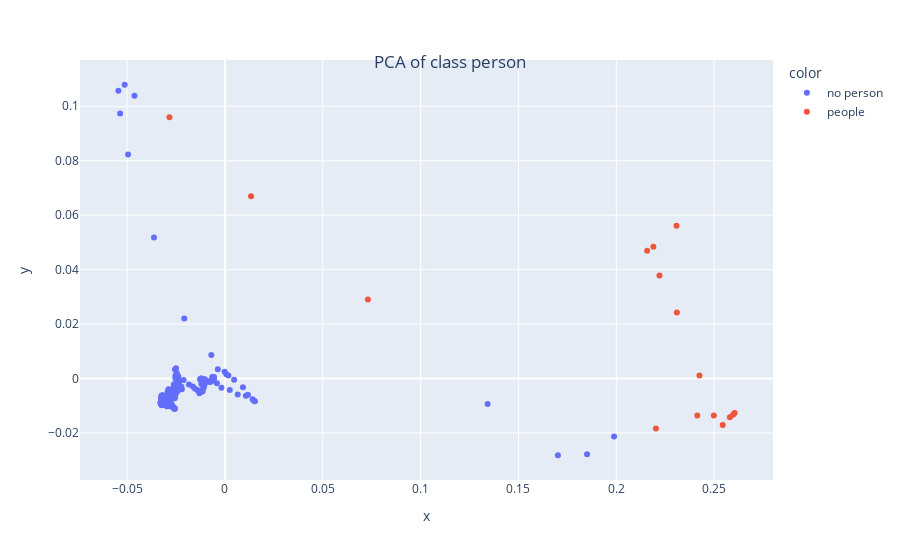
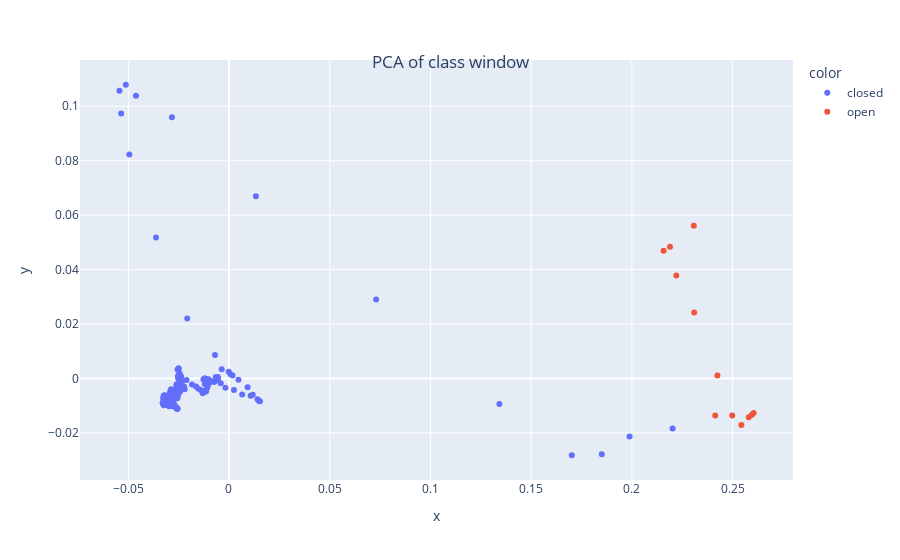

Here is the notebook cell these charts were saved with, in order:
### Markdown cell above
**visualizing features in a lower dimensional space [note output of encoder]**

### Code cell
##### testing dataloaders
tfms  = [None, MultiCategorize()] ## multi label
test_set = TSDatasets(x_test, y_test, tfms=tfms, inplace=True) # multi_label
test_dl   = TSDataLoader(test_set, bs = bs, num_workers=num_workers)#,batch_tfms=batch_tfms) ### note the normalization

###############################
#### creating only body of the network for lstm,fcn
################################################
# k_lstm = {'c_in':x_train.shape[1],'c_out':y_train.shape[1],'hidden_size':22,'rnn_dropout':0.4}
# k_fcn={'c_in':x_train.shape[1],'c_out':y_train.shape[1],'layers':[32,8]}
# # new_model = create_model(LSTM_body, dls.vars,dls.c,dls,**k)

# # new_model = LSTM_body(**k_lstm)  ## LSTM
# new_model = MyFCN_body(**k_fcn)    ## MyFCN

# #### load part of the pre trained model

# # load 
# pretrained_dict = torch.load(f'models/{learn.model._get_name()}.pt')
# model_dict = new_model.state_dict()
# # 1. filter out unnecessary keys
# pretrained_dict = {k: v for k, v in pretrained_dict.items() if k in model_dict}
# # 2. overwrite entries in the existing state dict
# model_dict.update(pretrained_dict) 
# # 3. load the new state dict
# new_model.load_state_dict(model_dict)
#######################################################

new_model = enc ##### for encoder_classifier

###########################################
###### get the features/predicions of the model_body
device = torch.device('cuda' if torch.cuda.is_available() else 'cpu')

new_model.to(device)
new_model.eval()
feats = []
lbls = []
with torch.no_grad():
    for inputs, labels in test_dl:
        inputs = inputs.to(device)
        labels = labels.to(device)
        outputs = new_model(inputs)
        #####################################################
        feats.append(outputs[:,-1]) #### for output of encoder
        #######################################################
        # feats.append(outputs)  ### for lstm, fcn
        #######################################################
        lbls.append(labels)

test_feats = torch.cat(feats).detach().cpu().numpy()
test_lbls = torch.cat(lbls).detach().cpu().numpy()

#### get labels as strings
person_labels = []
person_dict = {1 : 'people', 0 : 'no person'}
window_labels = []
window_dict = {1 : 'open', 0 : 'closed'}
for item in test_lbls:
    person_labels.append(person_dict[item[0]])
    window_labels.append(window_dict[item[1]])

##########
# using tensorboard projector
# writer = SummaryWriter('runs/')
# writer.add_embedding(test_feats,metadata=person_labels,tag = f'person_embeddings_{learn.model._get_name()}')
# writer.add_embedding(test_feats,metadata=window_labels,tag = f'window_embeddings_{learn.model._get_name()}')
# writer.close()
##########
### using sklearn and plotly
components = visualize_embeddings(test_feats,person_labels,window_labels,n_components=2,method='pca')

### Figure 1 — Plotly figure (JSON) as saved in the notebook; plotly's stock layout.template omitted (floating-point values rounded to 4 significant figures; data arrays with more than 128 entries replaced by an {"elided": "..."} marker saying what was removed)
{"data": [{"hovertemplate": "color=no person<br>x=%{x}<br>y=%{y}<extra></extra>", "legendgroup": "no person", "marker": {"color": "#636efa", "symbol": "circle"}, "mode": "markers", "name": "no person", "orientation": "v", "showlegend": true, "type": "scatter", "x": {"elided": "175 float values"}, "xaxis": "x", "y": {"elided": "175 float values"}, "yaxis": "y"}, {"hovertemplate": "color=people<br>x=%{x}<br>y=%{y}<extra></extra>", "legendgroup": "people", "marker": {"color": "#EF553B", "symbol": "circle"}, "mode": "markers", "name": "people", "orientation": "v", "showlegend": true, "type": "scatter", "x": [-0.02833, 0.01339, 0.07305, 0.2202, 0.2414, 0.258, 0.2604, 0.2596, 0.2544, 0.2498, 0.2425, 0.2309, 0.2221, 0.2158, 0.2189, 0.2307], "xaxis": "x", "y": [0.09595, 0.067, 0.02898, -0.01837, -0.01355, -0.01423, -0.01269, -0.01335, -0.01709, -0.01355, 0.001138, 0.02427, 0.03785, 0.0469, 0.04841, 0.0561], "yaxis": "y"}], "layout": {"legend": {"title": {"text": "color"}, "tracegroupgap": 0}, "margin": {"t": 60}, "title": {"text": "PCA of class person", "x": 0.5, "xanchor": "center", "y": 0.9, "yanchor": "top"}, "xaxis": {"anchor": "y", "domain": [0, 1], "title": {"text": "x"}}, "yaxis": {"anchor": "x", "domain": [0, 1], "title": {"text": "y"}}}}

### Figure 2 — Plotly figure (JSON) as saved in the notebook; plotly's stock layout.template omitted (floating-point values rounded to 4 significant figures; data arrays with more than 128 entries replaced by an {"elided": "..."} marker saying what was removed)
{"data": [{"hovertemplate": "color=closed<br>x=%{x}<br>y=%{y}<extra></extra>", "legendgroup": "closed", "marker": {"color": "#636efa", "symbol": "circle"}, "mode": "markers", "name": "closed", "orientation": "v", "showlegend": true, "type": "scatter", "x": {"elided": "179 float values"}, "xaxis": "x", "y": {"elided": "179 float values"}, "yaxis": "y"}, {"hovertemplate": "color=open<br>x=%{x}<br>y=%{y}<extra></extra>", "legendgroup": "open", "marker": {"color": "#EF553B", "symbol": "circle"}, "mode": "markers", "name": "open", "orientation": "v", "showlegend": true, "type": "scatter", "x": [0.2414, 0.258, 0.2604, 0.2596, 0.2544, 0.2498, 0.2425, 0.2309, 0.2221, 0.2158, 0.2189, 0.2307], "xaxis": "x", "y": [-0.01355, -0.01423, -0.01269, -0.01335, -0.01709, -0.01355, 0.001138, 0.02427, 0.03785, 0.0469, 0.04841, 0.0561], "yaxis": "y"}], "layout": {"legend": {"title": {"text": "color"}, "tracegroupgap": 0}, "margin": {"t": 60}, "title": {"text": "PCA of class window", "x": 0.5, "xanchor": "center", "y": 0.9, "yanchor": "top"}, "xaxis": {"anchor": "y", "domain": [0, 1], "title": {"text": "x"}}, "yaxis": {"anchor": "x", "domain": [0, 1], "title": {"text": "y"}}}}
